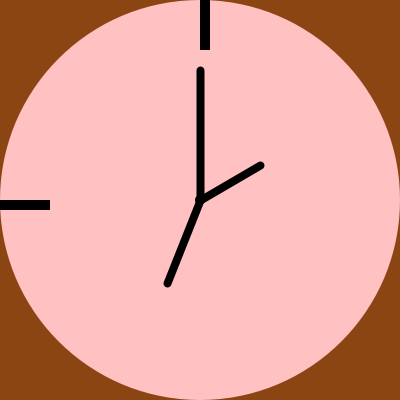
Frame 1 (no input)
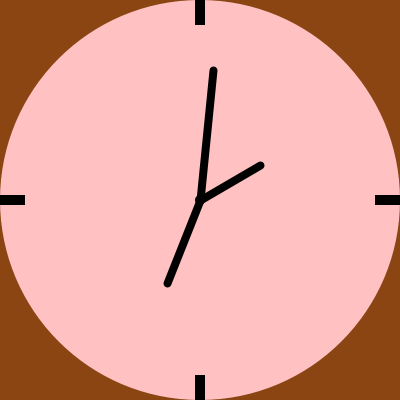
Frame 60 (the mouse pressed at the canvas centre just before this capture)
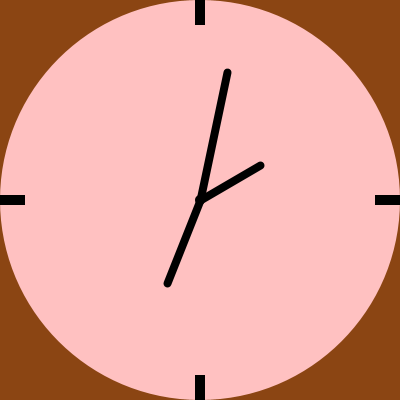
Frame 120 (the mouse held since frame 60 and released just before this capture)

The Processing sketch that drew these frames (run headless with seeded random() and noise(); from frame 60 on, the mouse is pressed at the canvas centre):

// Processing sketch: processing_170611
// ── processing_170611.pde

void setup ()
{
size(400, 400);
//ellipse (400, 400);
}
void draw()
{
background(139, 69, 19);


translate(width/2, height/2);
fill(255, 193, 193);
noStroke();
smooth();
ellipse (0,0, 400, 400);

fill (0);
noStroke();
rect (0, 200, 10, 50);
rect (-200,0, 50, 10);
rect (0, -200, 10, 50);
rect (200, 0, 50, 10);
fill(0);
ellipse (0, 0, 10, 10);
stroke (0);
strokeWeight(8);




float sekunde = map(second(),0,60,0,2*PI);
pushMatrix();
rotate(sekunde);
rectMode(CENTER);
line(0, 0, 0, -130);
println(degrees(sekunde));
popMatrix();

float minute1=map(minute(), 0, 59, 0, 2*PI);
pushMatrix();
rotate (minute1);
rectMode(CENTER);
line (0, 0, 0, -90);
popMatrix();

float hour1=map(hour(), 0, 12, 0, 2*PI);
pushMatrix();
rotate (hour1);
rectMode(CENTER);
line (0, 0, 0, -70);
popMatrix();

}
